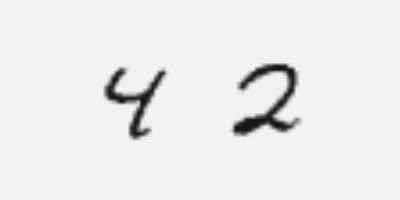
#> input picture assets/examples/multi_digit_42.jpg, 400 x 200 px
$ python -i preprocessing.py   (imports and definitions only)
#> lines starting #> are read from the running program, lines starting #| are printed output that depends on the picture; after the words box and inside, x2 and y2 are one past the last pixel; in counts of white or black regions, pixels touching at a corner belong together
"""
preprocessing.py - Robust Image Preprocessing Pipeline for MNIST Digit Recognition.

Handles real-world photographs, scans, digital drawings, and phone camera images:
- EXIF orientation correction
- Transparency / alpha channel compositing
- Polarity detection (dark-on-light paper ink vs bright-on-dark MNIST)
- Background illumination flattening and shadow reduction
- Accurate bounding-box cropping with aspect ratio preservation
- Center of Mass (CoM) translation onto 28x28 canvas (canonical Yann LeCun MNIST spec)
- Exact training-time normalisation (mean=0.1307, std=0.3081)
- Multi-digit candidate segmentation for sequential number photographs
"""

from __future__ import annotations

import io
import logging
from dataclasses import dataclass
from pathlib import Path
from typing import Any, Dict, List, Literal, Optional, Tuple, Union

import cv2
import numpy as np
import torch
from PIL import Image, ImageChops, ImageEnhance, ImageOps

logger = logging.getLogger(__name__)

MNIST_MEAN: float = 0.1307
MNIST_STD: float = 0.3081
CANVAS_SIZE: int = 28
DIGIT_BOX_SIZE: int = 20  # Canonical MNIST digit bounding box target size


class PreprocessingError(Exception):
    """Raised when an uploaded image cannot be processed or contains no digit."""
    pass


@dataclass
class PreprocessedDigit:
    """Holds the result of preprocessing a single digit."""
    tensor: torch.Tensor          # Shape: (1, 1, 28, 28), normalised float32
    display_image: Image.Image    # 28x28 PIL grayscale image (0-255) for UI display
    raw_array: np.ndarray         # 28x28 float array in [0.0, 1.0]
    bbox: Optional[Tuple[int, int, int, int]] = None  # (x, y, w, h) in original image
    inverted: bool = False
    center_of_mass: Tuple[float, float] = (14.0, 14.0)
    details: Dict[str, Any] = None


def load_input_image(
    source: Union[str, Path, bytes, io.BytesIO, Image.Image, np.ndarray],
    max_dimension: int = 1600,
) -> Image.Image:
    """
    Safely loads and validates an image from varied input sources.

    - Resolves EXIF orientation (crucial for phone photos).
    - Composites alpha transparency onto a solid background.
    - Converts to standard RGB mode.
    - Limits oversized uploads to avoid OOM or slow processing.

    Args:
        source: File path, Path object, bytes, BytesIO, PIL Image, or numpy array.
        max_dimension: Downsample images whose longest edge exceeds this.

    Returns:
        Validated PIL Image in RGB mode.

    Raises:
        PreprocessingError: If image data is invalid or corrupt.
    """
    try:
        if isinstance(source, Image.Image):
            pil_img = source
        elif isinstance(source, np.ndarray):
            if source.ndim == 2:
                pil_img = Image.fromarray(source).convert("RGB")
            elif source.ndim == 3 and source.shape[2] in (3, 4):
                pil_img = Image.fromarray(source)
            else:
                raise PreprocessingError(f"Unsupported numpy image shape: {source.shape}")
        elif isinstance(source, (str, Path, io.BytesIO, bytes)):
            if isinstance(source, bytes):
                source = io.BytesIO(source)
            elif isinstance(source, Path):
                source = str(source)
            pil_img = Image.open(source)
        else:
            raise PreprocessingError(f"Unsupported image input type: {type(source)}")

        # Handle EXIF orientation
        try:
            pil_img = ImageOps.exif_transpose(pil_img)
        except Exception as exif_err:
            logger.debug("EXIF transpose skipped: %s", exif_err)

        # Handle transparency (RGBA / LA / P with alpha)
        if pil_img.mode in ("RGBA", "LA") or (
            pil_img.mode == "P" and "transparency" in pil_img.info
        ):
            rgba = pil_img.convert("RGBA")
            # Create a white background canvas
            background = Image.new("RGBA", rgba.size, (255, 255, 255, 255))
            composite = Image.alpha_composite(background, rgba)
            pil_img = composite.convert("RGB")
        else:
            pil_img = pil_img.convert("RGB")

        # Downscale if excessively large
        w, h = pil_img.size
        if max(w, h) > max_dimension:
            scale = max_dimension / max(w, h)
            new_size = (int(w * scale), int(h * scale))
            pil_img = pil_img.resize(new_size, Image.Resampling.BILINEAR)

        return pil_img

    except Exception as exc:
        if isinstance(exc, PreprocessingError):
            raise
        raise PreprocessingError(f"Could not load or decode image: {exc}") from exc


def detect_polarity_and_invert(
    gray_arr: np.ndarray,
    invert_mode: Literal["auto", "always", "never"] = "auto",
    border_ratio: float = 0.08,
) -> Tuple[np.ndarray, bool]:
    """
    Determines whether the image is dark-on-light (ink on paper) or
    bright-on-dark (standard MNIST/chalkboard), and converts it to MNIST polarity
    where digit strokes are bright (near 255) and background is dark (near 0).

    Args:
        gray_arr: Grayscale image array uint8 [0, 255].
        invert_mode: 'auto', 'always', or 'never'.
        border_ratio: Percentage of image boundary to sample for background brightness.

    Returns:
        Tuple of (polarity_corrected_array, was_inverted_bool)
    """
    if invert_mode == "always":
        return 255 - gray_arr, True
    if invert_mode == "never":
        return gray_arr.copy(), False

    # Auto mode: sample the border pixels
    h, w = gray_arr.shape
    bh = max(2, int(h * border_ratio))
    bw = max(2, int(w * border_ratio))

    border_pixels = np.concatenate([
        gray_arr[:bh, :].flatten(),       # top
        gray_arr[-bh:, :].flatten(),      # bottom
        gray_arr[:, :bw].flatten(),       # left
        gray_arr[:, -bw:].flatten(),      # right
    ])

    border_median = float(np.median(border_pixels))
    # If border is bright (> 128), it's dark ink on light paper -> invert so stroke is bright
    should_invert = border_median > 128.0

    if should_invert:
        return 255 - gray_arr, True
    return gray_arr.copy(), False


def flatten_paper_background(
    gray_arr: np.ndarray,
    kernel_size: int = 41,
) -> np.ndarray:
    """
    Flattens uneven illumination, shadows, and paper gradients using
    morphological background subtraction (top-hat / rolling-ball equivalent).

    Args:
        gray_arr: uint8 array where strokes are expected to be bright.
        kernel_size: Size of structuring element for background estimation.

    Returns:
        Background-flattened uint8 array with enhanced stroke contrast.
    """
    # Morphological opening estimates the smooth background illumination
    k = max(9, kernel_size if kernel_size % 2 == 1 else kernel_size + 1)
    kernel = cv2.getStructuringElement(cv2.MORPH_ELLIPSE, (k, k))
    background = cv2.morphologyEx(gray_arr, cv2.MORPH_OPEN, kernel)

    # Subtract estimated background to isolate bright foreground strokes
    flattened = cv2.subtract(gray_arr, background)

    # Normalize contrast to span [0, 255]
    p_min, p_max = float(np.percentile(flattened, 1)), float(np.percentile(flattened, 99))
    if p_max > p_min + 10:
        stretched = np.clip((flattened - p_min) * (255.0 / (p_max - p_min)), 0, 255).astype(np.uint8)
        return stretched
    return flattened


# [137 lines left out: function extract_digit_bounding_box, not called in this run]


def center_digit_on_canvas(
    crop_arr: np.ndarray,
    target_digit_box: int = DIGIT_BOX_SIZE,
    canvas_size: int = CANVAS_SIZE,
    use_center_of_mass: bool = True,
) -> Tuple[np.ndarray, Tuple[float, float]]:
    """
    Resizes the cropped digit into a target box (default 20x20) preserving aspect ratio,
    places it on a 28x28 zero canvas, and applies Center of Mass alignment.

    This implements Yann LeCun's exact MNIST specification:
    1. Size normalize the digit bounding box to fit in a 20x20 box preserving aspect ratio.
    2. Place inside 28x28 canvas with antialiased gray values.
    3. Shift the center of mass to (14.0, 14.0).

    Args:
        crop_arr: uint8 cropped digit array with bright stroke.
        target_digit_box: Target bounding dimension (20 for standard MNIST).
        canvas_size: Output canvas dimensions (28x28).
        use_center_of_mass: If True, aligns image Center of Mass to canvas center.

    Returns:
        Tuple of (canvas_28x28_float_array_in_0_1, (com_x, com_y))
    """
    ch, cw = crop_arr.shape
    if ch <= 0 or cw <= 0:
        raise PreprocessingError("Invalid cropped digit dimensions.")

    # Scale to fit inside target_digit_box while preserving aspect ratio
    scale = target_digit_box / max(ch, cw)
    new_w = max(1, int(round(cw * scale)))
    new_h = max(1, int(round(ch * scale)))

    # Resample with INTER_AREA (downscale) or INTER_CUBIC (upscale)
    interp = cv2.INTER_AREA if scale < 1.0 else cv2.INTER_CUBIC
    resized = cv2.resize(crop_arr, (new_w, new_h), interpolation=interp)

    # Initial placement: center bounding box inside canvas
    canvas = np.zeros((canvas_size, canvas_size), dtype=np.float32)
    start_y = (canvas_size - new_h) // 2
    start_x = (canvas_size - new_w) // 2
    canvas[start_y : start_y + new_h, start_x : start_x + new_w] = (
        resized.astype(np.float32) / 255.0
    )

    # Center of Mass alignment (Canonical MNIST method)
    total_mass = float(np.sum(canvas))
    if total_mass > 1e-4 and use_center_of_mass:
        y_indices, x_indices = np.mgrid[0:canvas_size, 0:canvas_size]
        com_x = float(np.sum(x_indices * canvas) / total_mass)
        com_y = float(np.sum(y_indices * canvas) / total_mass)

        # Desired center is (14.0, 14.0) for a 28x28 image (0-indexed midpoint is 13.5 to 14.0)
        target_cx = (canvas_size - 1) / 2.0
        target_cy = (canvas_size - 1) / 2.0

        shift_x = target_cx - com_x
        shift_y = target_cy - com_y

        # Clamp shift to prevent shifting digits completely off canvas
        max_shift = 4.0
        shift_x = np.clip(shift_x, -max_shift, max_shift)
        shift_y = np.clip(shift_y, -max_shift, max_shift)

        # Affine translation matrix
        m_trans = np.float32([[1, 0, shift_x], [0, 1, shift_y]])
        shifted_canvas = cv2.warpAffine(
            canvas,
            m_trans,
            (canvas_size, canvas_size),
            flags=cv2.INTER_LINEAR,
            borderMode=cv2.BORDER_CONSTANT,
            borderValue=0.0,
        )

        # Compute updated CoM
        new_mass = float(np.sum(shifted_canvas))
        if new_mass > 1e-4:
            new_com_x = float(np.sum(x_indices * shifted_canvas) / new_mass)
            new_com_y = float(np.sum(y_indices * shifted_canvas) / new_mass)
        else:
            new_com_x, new_com_y = com_x, com_y

        canvas = np.clip(shifted_canvas, 0.0, 1.0)
        return canvas, (new_com_x, new_com_y)

    return np.clip(canvas, 0.0, 1.0), (14.0, 14.0)


# [98 lines left out: function preprocess_image, not called in this run]


def segment_multi_digits(
    source: Union[str, bytes, io.BytesIO, Image.Image, np.ndarray],
    min_area: int = 40,
    min_height: int = 14,
    margin_ratio: float = 0.12,
    invert_mode: Literal["auto", "always", "never"] = "auto",
) -> Tuple[List[PreprocessedDigit], Image.Image]:
    """
    Experimental multi-digit segmentation pipeline.

    Segments an image containing multiple isolated handwritten digits (e.g. '5729'),
    sorts them left-to-right, and preprocesses each digit into a 28x28 model input.

    Also returns an annotated PIL image showing the detected bounding boxes
    and reading order.

    Limitations:
        - Works best on spatially separated digits.
        - May fail on overlapping, touching, or cursive handwriting.
        - Intended as an experimental feature.

    Args:
        source: Input image source.
        min_area: Minimum bounding box pixel area to filter noise.
        min_height: Minimum bounding box height.
        margin_ratio: Padding margin around each detected box.
        invert_mode: Polarity mode.

    Returns:
        Tuple of (list_of_PreprocessedDigit, annotated_rgb_image)

    Raises:
        PreprocessingError: If no digits could be segmented.
    """
    pil_img = load_input_image(source)
    rgb_arr = np.array(pil_img)
    gray = cv2.cvtColor(rgb_arr, cv2.COLOR_RGB2GRAY)

    # Invert so stroke is bright
    bright_stroke, was_inv = detect_polarity_and_invert(gray, invert_mode=invert_mode)
    flattened = flatten_paper_background(bright_stroke)

    # Threshold for connected components
    _, thresh = cv2.threshold(flattened, 0, 255, cv2.THRESH_BINARY + cv2.THRESH_OTSU)

    # Morphological closing to join small gaps in ink strokes
    kernel = cv2.getStructuringElement(cv2.MORPH_RECT, (3, 3))
    closed = cv2.morphologyEx(thresh, cv2.MORPH_CLOSE, kernel)

    # Find contours
    contours, _ = cv2.findContours(closed, cv2.RETR_EXTERNAL, cv2.CHAIN_APPROX_SIMPLE)

    candidates = []
    img_h, img_w = gray.shape

    for cnt in contours:
        x, y, w, h = cv2.boundingRect(cnt)
        area = w * h
        # Filter small noise or entire image borders
        if area < min_area or h < min_height:
            continue
        if w > img_w * 0.95 and h > img_h * 0.95:
            continue
        candidates.append((x, y, w, h))

    if not candidates:
        raise PreprocessingError(
            "No distinct digit regions could be segmented. "
            "Ensure digits are written clearly with some space between them."
        )

    # Sort left-to-right by X coordinate
    candidates.sort(key=lambda b: b[0])

    # Merge overlapping or nested bounding boxes if any
    merged = []
    for b in candidates:
        if not merged:
            merged.append(b)
        else:
            prev_x, prev_y, prev_w, prev_h = merged[-1]
            cur_x, cur_y, cur_w, cur_h = b
            # If significant horizontal overlap (> 50%)
            overlap_x = max(0, min(prev_x + prev_w, cur_x + cur_w) - max(prev_x, cur_x))
            if overlap_x > 0.5 * min(prev_w, cur_w):
                # Merge boxes
                nx1 = min(prev_x, cur_x)
                ny1 = min(prev_y, cur_y)
                nx2 = max(prev_x + prev_w, cur_x + cur_w)
                ny2 = max(prev_y + prev_h, cur_y + cur_h)
                merged[-1] = (nx1, ny1, nx2 - nx1, ny2 - ny1)
            else:
                merged.append(b)

    results: List[PreprocessedDigit] = []
    annotated = rgb_arr.copy()

    for idx, (x, y, w, h) in enumerate(merged):
        # Add margin
        mx = max(2, int(w * margin_ratio))
        my = max(2, int(h * margin_ratio))
        x1 = max(0, x - mx)
        y1 = max(0, y - my)
        x2 = min(img_w, x + w + mx)
        y2 = min(img_h, y + h + my)

        digit_crop = flattened[y1:y2, x1:x2]
        canvas_arr, (cx, cy) = center_digit_on_canvas(digit_crop, DIGIT_BOX_SIZE, CANVAS_SIZE)

        norm_tensor = torch.from_numpy(canvas_arr).unsqueeze(0).unsqueeze(0)
        norm_tensor = (norm_tensor - MNIST_MEAN) / MNIST_STD

        disp_img = Image.fromarray((canvas_arr * 255.0).astype(np.uint8), mode="L")

        results.append(
            PreprocessedDigit(
                tensor=norm_tensor.to(dtype=torch.float32),
                display_image=disp_img,
                raw_array=canvas_arr,
                bbox=(x, y, w, h),
                inverted=was_inv,
                center_of_mass=(cx, cy),
                details={"order_index": idx, "bbox": (x, y, w, h)},
            )
        )

        # Draw green bounding box and order badge on annotated image
        cv2.rectangle(annotated, (x, y), (x + w, y + h), (16, 185, 129), 2)
        label_text = f"#{idx + 1}"
        cv2.putText(
            annotated,
            label_text,
            (x, max(18, y - 6)),
            cv2.FONT_HERSHEY_SIMPLEX,
            0.6,
            (16, 185, 129),
            2,
            cv2.LINE_AA,
        )

    return results, Image.fromarray(annotated)

>>> import cv2
>>> picture = cv2.cvtColor(cv2.imread('assets/examples/multi_digit_42.jpg'), cv2.COLOR_BGR2RGB)
>>> result = segment_multi_digits(picture)
#> in detect_polarity_and_invert, `border_median = float(np.median(border_pixels))`: border_median = 242
#> in detect_polarity_and_invert, `should_invert = border_median > 128.0`: should_invert = True
#> in segment_multi_digits, `bright_stroke, was_inv = detect_polarity_and_invert(gray, invert_mode=..`:
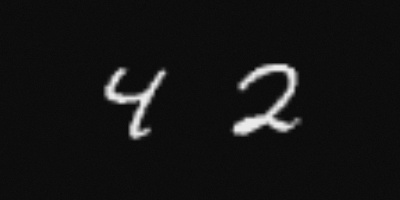
#> bright_stroke: shape (200, 400); min 8, max 237, mean 20
#> in flatten_paper_background, `background = cv2.morphologyEx(gray_arr, cv2.MORPH_OPEN, kernel)`:
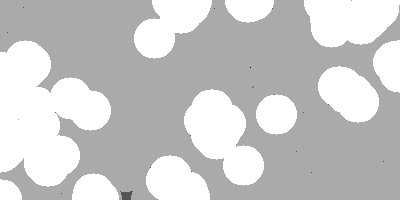
#> background: shape (200, 400); min 8, max 11, mean 10.37; drawn with min black and max white
#> in flatten_paper_background, `p_min, p_max = float(np.percentile(flattened, 1)), float(np.percentile..`: p_min = 0; p_max = 206
#> in flatten_paper_background, `stretched = np.clip((flattened - p_min) * (255.0 / (p_max - p_min)), 0..`:
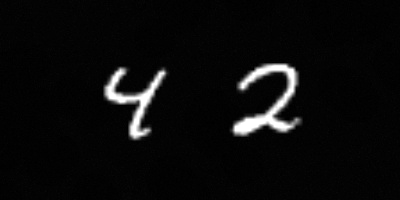
#> stretched: shape (200, 400); min 0, max 255, mean 11.2
#> in segment_multi_digits, `_, thresh = cv2.threshold(flattened, 0, 255, cv2.THRESH_BINARY + cv2.T..`:
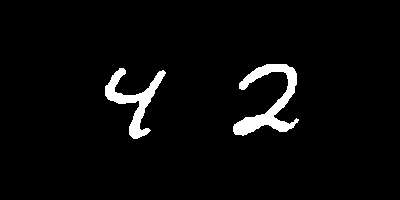
#> thresh: shape (200, 400); 3.7% white; 2 white regions, box (x1, y1, x2, y2) and area: (233, 64, 299, 136) 1703, (105, 68, 166, 139) 1265
#> in segment_multi_digits, `closed = cv2.morphologyEx(thresh, cv2.MORPH_CLOSE, kernel)`: closed: shape (200, 400); 3.7% white; 2 white regions
#> in segment_multi_digits, `contours, _ = cv2.findContours(closed, cv2.RETR_EXTERNAL, cv2.CHAIN_AP..`: contours = 2 contours; box (x1, y1, x2, y2) and area: (233, 64, 299, 136) 1538, (105, 68, 166, 139) 1133
#> the loop in segment_multi_digits, `for cnt in contours:` made 2 passes
#> (x, y, w, h, area) on passes 1 to 2: (105, 68, 61, 71, 4331), (233, 64, 66, 72, 4752)
#> after the loop in segment_multi_digits, `for cnt in contours:`: candidates = [(105, 68, 61, 71), (233, 64, 66, 72)]
#> the loop in segment_multi_digits, `for b in candidates:` made 2 passes
#> (prev_x, prev_y, prev_w, prev_h, cur_x, cur_y, cur_w, cur_h) on pass 2: (105, 68, 61, 71, 233, 64, 66, 72)
#> the loop in segment_multi_digits, `for idx, (x, y, w, h) in enumerate(merged):` made 1 pass
#> (x, y, w, h, mx, my, x1, y1) on pass 1: (105, 68, 61, 71, 7, 8, 98, 60)
#> pass 1, in segment_multi_digits, `digit_crop = flattened[y1:y2, x1:x2]`:
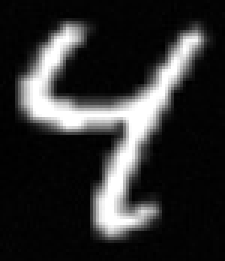
#> digit_crop: shape (87, 75) (shown 3 times larger); min 0, max 255, mean 47.3
#> pass 1, in center_digit_on_canvas, `shifted_canvas = cv2.warpAffine( canvas, m_trans, (canvas_size, canvas..`:
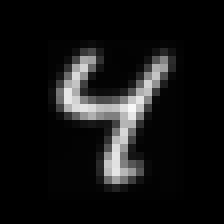
#> shifted_canvas: shape (28, 28) float32 (shown 8 times larger); min 0, max 0.973, mean 0.0805
#> after the loop in segment_multi_digits, `for idx, (x, y, w, h) in enumerate(merged):`: results = []
#> (the run stopped early here; a loop or call above may not have finished)

$ run again, on assets/examples/multi_digit_789.jpg
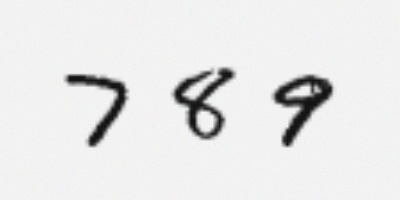
#> input picture assets/examples/multi_digit_789.jpg, 400 x 200 px
#> border_median = 242
#> should_invert = True
#> p_min = 0; p_max = 220
#> in segment_multi_digits, `_, thresh = cv2.threshold(flattened, 0, 255, cv2.THRESH_BINARY + cv2.T..`:
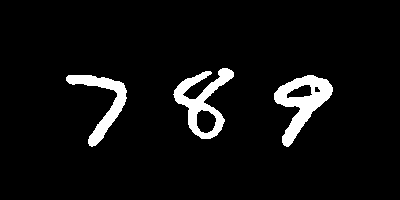
#> thresh: shape (200, 400); 5.8% white; 3 white regions, box (x1, y1, x2, y2) and area: (274, 75, 333, 147) 1764, (173, 68, 234, 139) 1608, (66, 75, 127, 147) 1252
#> closed: shape (200, 400); 5.8% white; 3 white regions
#> contours = 3 contours; box (x1, y1, x2, y2) and area: (274, 75, 333, 147) 1894, (173, 68, 234, 139) 1812, (66, 75, 127, 147) 1135
#> the loop in segment_multi_digits, `for cnt in contours:` made 3 passes
#> (x, y, w, h, area) on passes 1 to 3: (274, 75, 59, 72, 4248), (66, 75, 61, 72, 4392), (173, 68, 61, 71, 4331)
#> after the loop in segment_multi_digits, `for cnt in contours:`: candidates = [(274, 75, 59, 72), (66, 75, 61, 72), (173, 68, 61, 71)]
#> the loop in segment_multi_digits, `for b in candidates:` made 3 passes
#> (prev_x, prev_y, prev_w, prev_h, cur_x, cur_y, cur_w, cur_h) on passes 2 to 3: (66, 75, 61, 72, 173, 68, 61, 71), (173, 68, 61, 71, 274, 75, 59, 72)
#> after the loop in segment_multi_digits, `for b in candidates:`: merged = [(66, 75, 61, 72), (173, 68, 61, 71), (274, 75, 59, 72)]
#> the loop in segment_multi_digits, `for idx, (x, y, w, h) in enumerate(merged):` made 1 pass
#> (x, y, w, h, mx, my, x1, y1) on pass 1: (66, 75, 61, 72, 7, 8, 59, 67)
#> pass 1, in center_digit_on_canvas, `shifted_canvas = cv2.warpAffine( canvas, m_trans, (canvas_size, canvas..`:
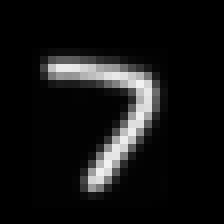
#> shifted_canvas: shape (28, 28) float32 (shown 8 times larger); min 0, max 0.949, mean 0.0802
#> after the loop in segment_multi_digits, `for idx, (x, y, w, h) in enumerate(merged):`: results = []
